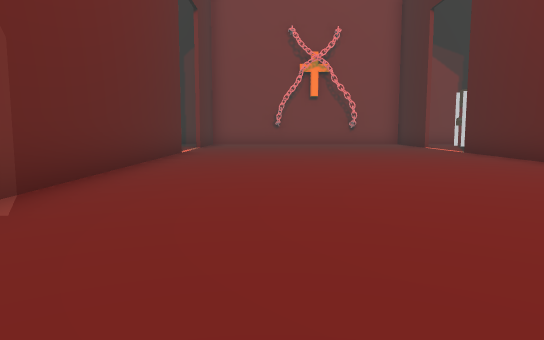
View 1 (above)

20 first-person views from a walk through a scene from a Unity 3-D project. The camera is 1.3 m above the floor, tilts 6° down and sees 70° across. The floor is counted in squares, 2 m on a side. Each view is taken from the middle of a square. On the plan, view 1 faces up. The plan holds only what a view shows up to about 11 squares ahead; the rest is blank. The place goes on beyond the plan. Some animated figures are left out. Some surface patterns are stand-ins.

View 2
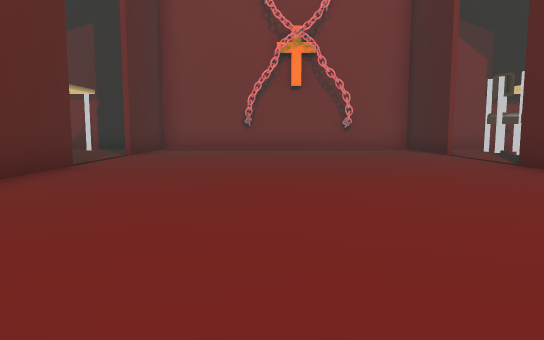

View 3
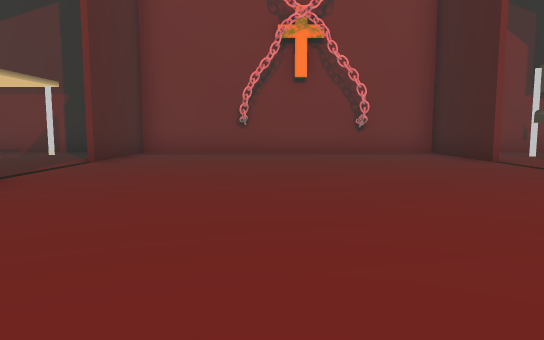

View 4
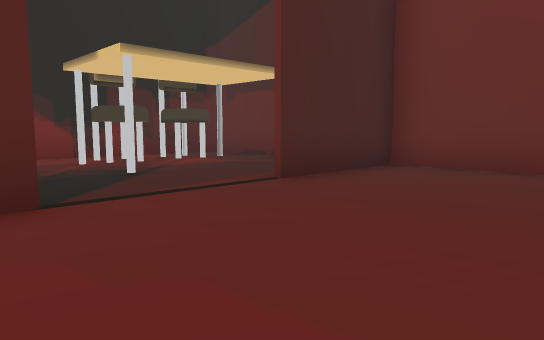

View 5
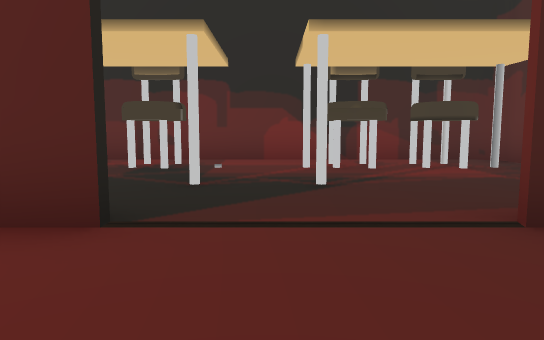

View 6
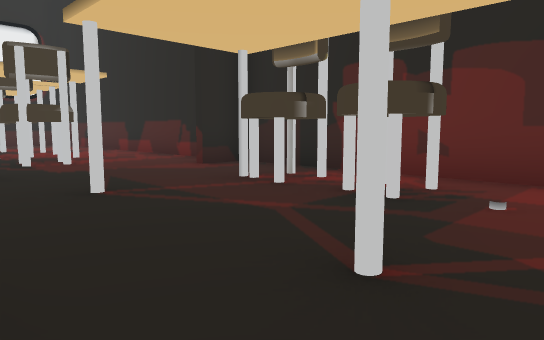

View 7
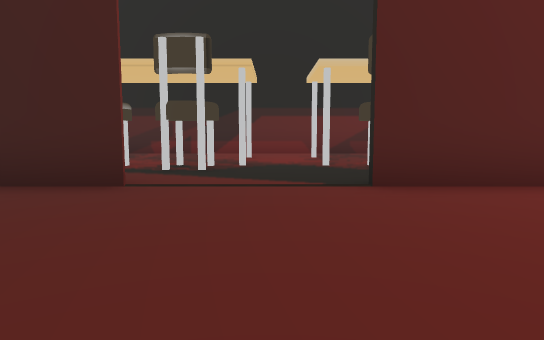

View 8
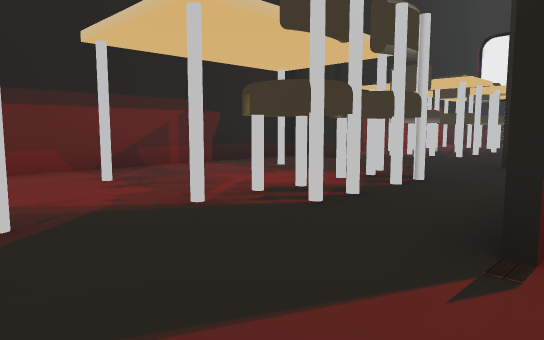

View 9
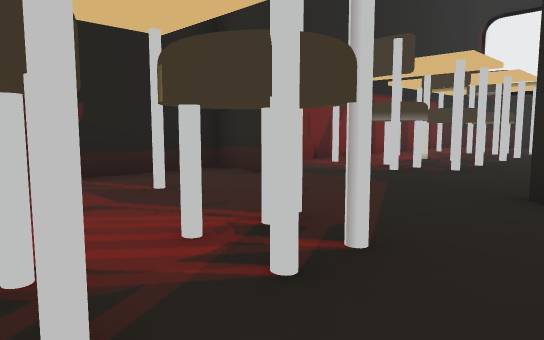

View 10
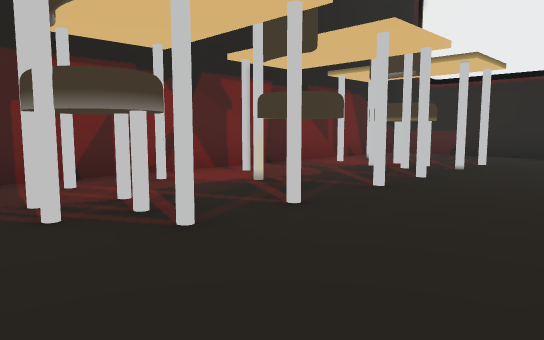

View 11
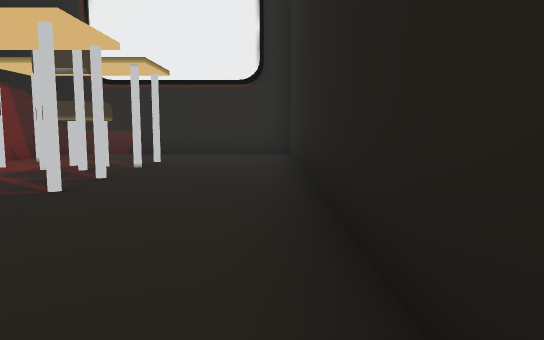

View 12
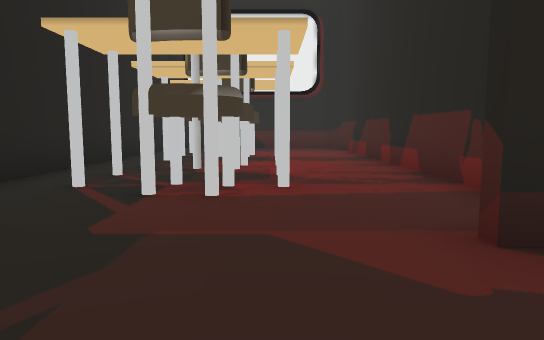

View 13
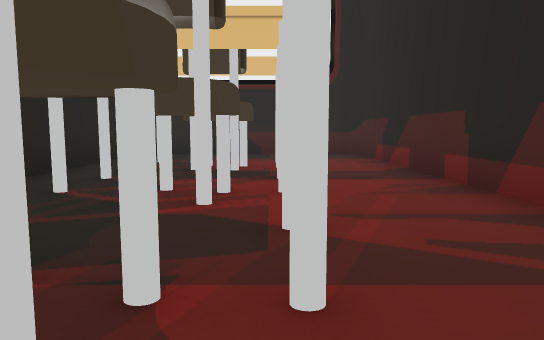

View 14
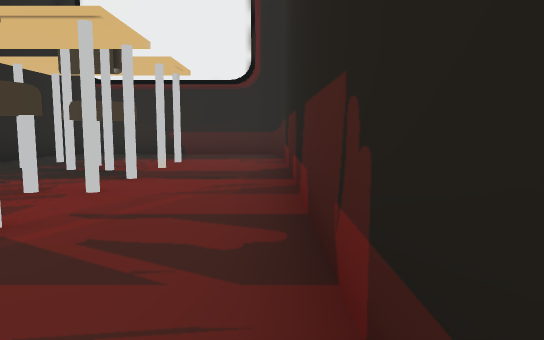

View 15
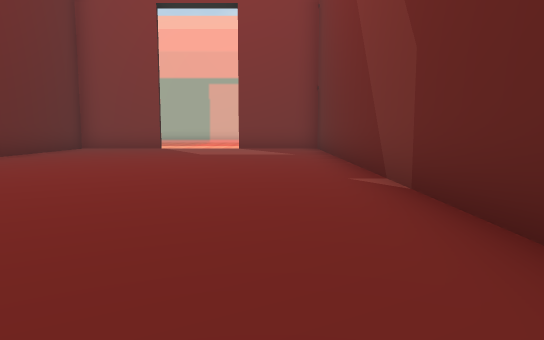

View 16
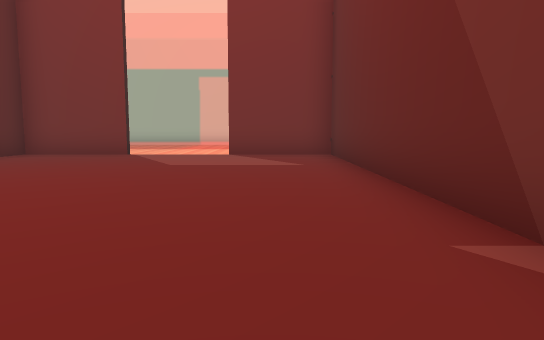

View 17
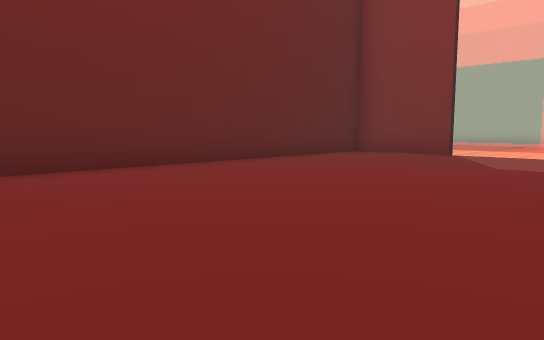

View 18
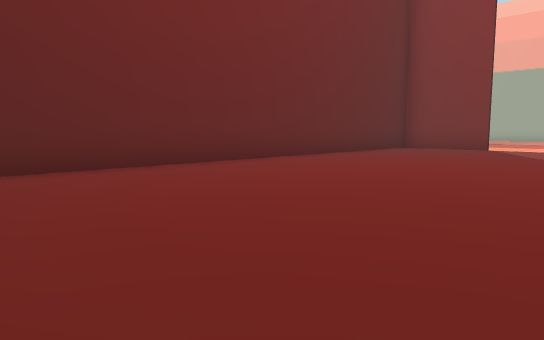

View 19
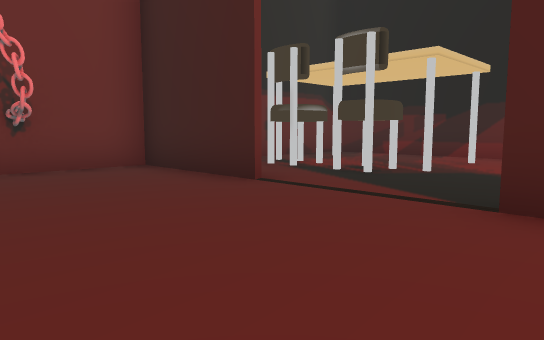

View 20
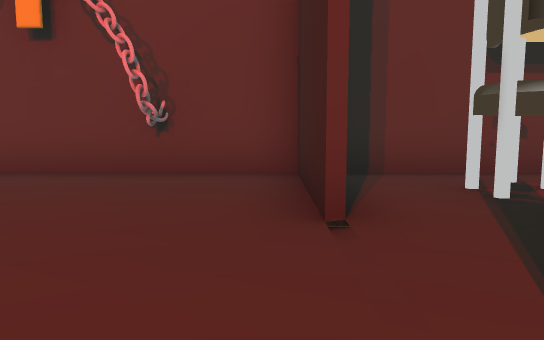

### Floor plan
Key: @ floor where view 1 was taken; # wall or solid block; x gap in a wall; . main floor; - floor 0.25 m lower than the main floor; / step, stairs or slope.
Columns run from 9 left of view 1 to 11 right of it. Each row starts with its distance up from view 1.
 17 #####################
 16 #.x...#.......#..x.##
 15 #.#...#.......#..#..#
 14 #.x...#.......#..x..#
 13 #.#.#............#..#
 12 #...................#
 11 #...#............#..#
 10 #.#...#.......#..#..#
  9 #.x...#.......#..x..#
  8 #.#.#.#.......#..#..#
  7 #.....#.......#.....#
  6 ##....#.......##....#
  5 #.....#.......#.....#
  4 #..##x#.......#...#x#
  3 #.....#.......#.....#
  2 #....##.......#.....#
  1 #..####.......#..##x#
  0 #..####..@....#.....#
 -1 #...x.#.......#.....#
 -2 #..####.......#..##x#
 -3 #....##.......#.....#
 -4 ##....#.......#.....#
 -5  #########//#########
 -6
 -7           --
 -8           --

Where each view was taken, in squares from view 1:
view 1: 0 up, 0 right, facing up
view 2: 4 up, 1 right, facing up
view 3: 6 up, 1 right, facing up
view 4: 10 up, 1 right, facing up-left
view 5: 12 up, 0 right, facing left
view 6: 12 up, 3 left, facing down-left
view 7: 12 up, 1 right, facing right
view 8: 13 up, 5 right, facing down-right
view 9: 10 up, 6 right, facing down-right
view 10: 5 up, 6 right, facing down-right
view 11: 5 up, 6 right, facing down
view 12: 8 up, 6 left, facing down
view 13: 5 up, 6 left, facing down
view 14: 5 up, 8 left, facing down
view 15: 8 up, 1 left, facing down
view 16: 5 up, 1 left, facing down
view 17: 5 up, 1 left, facing down-right
view 18: 8 up, 1 left, facing down-right
view 19: 10 up, 2 right, facing up-right
view 20: 11 up, 5 right, facing up
